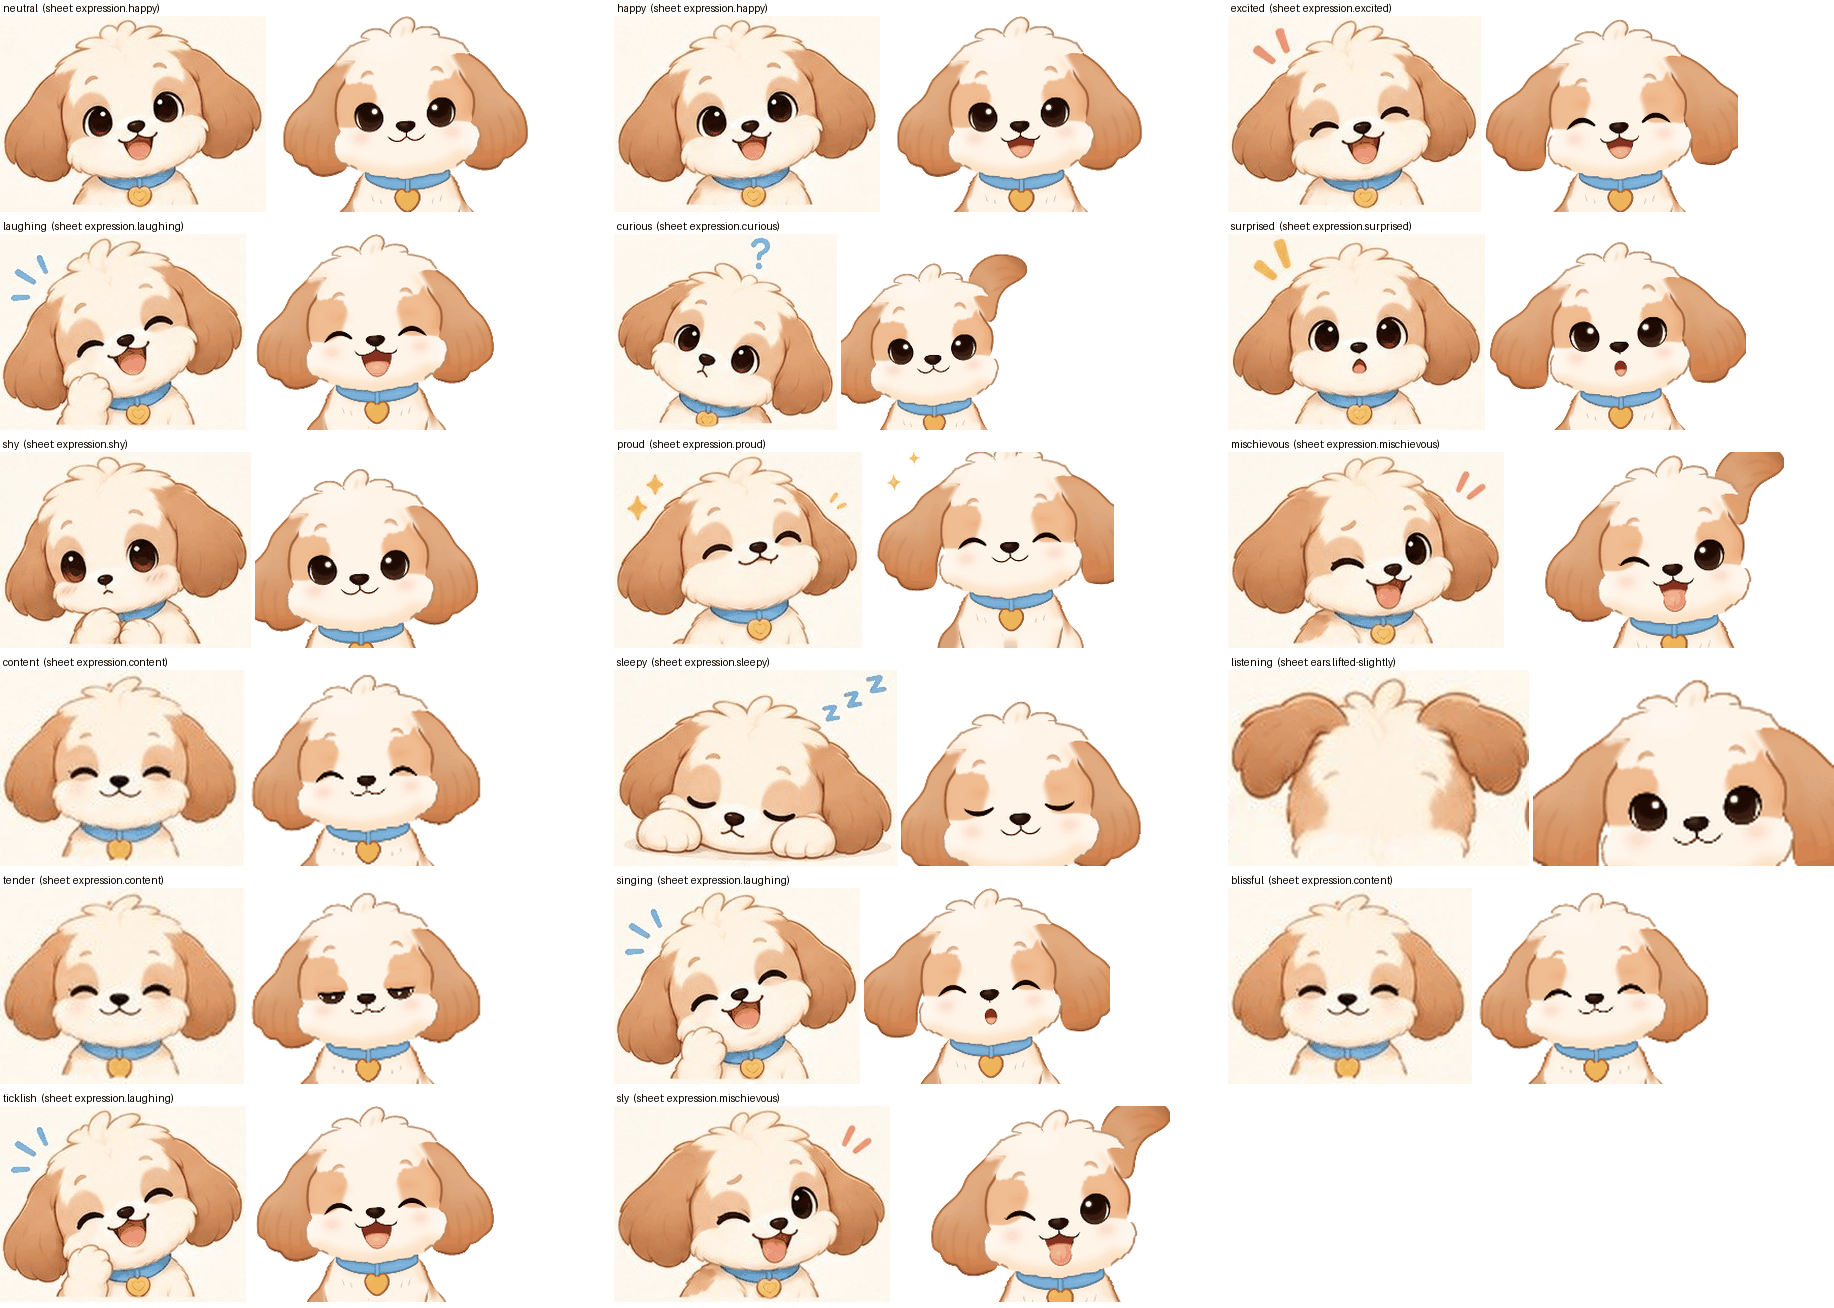

Source code (Python):
"""The face library's contact sheet, phone size: each face preset's front still beside its primary panel at the
panel's own scale, both drawn the same height and labelled. A panel with a face crop record (model.json's faceCrops)
places the render by its scale and its nose; Content, which has none, by the scale its crescents' spacing gives
(the render's are 49.9 pt apart) and its nose's dark blob. Neither is rolled: the panels' own tilt shows.

    python3 qa/phase3/faces/sheet.py <stills folder> <out.png>

<stills folder> holds a still per preset (runtime-web/lab/still.ts), named by the preset."""
import json
import sys
from pathlib import Path

import numpy as np
from PIL import Image, ImageDraw
from scipy import ndimage
from skimage import color

ROOT = Path(__file__).resolve().parents[3]
DOG = ROOT / "characters" / "dog"
PRESETS = ["neutral", "happy", "excited", "laughing", "curious", "surprised", "shy", "proud", "mischievous",
           "content", "sleepy", "listening", "tender", "singing", "blissful", "ticklish", "sly"]
# Each preset's primary panel: the first of presets.ts `crops`.
PRIMARY = {"neutral": "expressions.expression.happy", "happy": "expressions.expression.happy", "excited": "expressions.expression.excited",
           "laughing": "expressions.expression.laughing", "curious": "expressions.expression.curious", "surprised": "expressions.expression.surprised",
           "shy": "expressions.expression.shy", "proud": "expressions.expression.proud", "mischievous": "expressions.expression.mischievous",
           "content": "master.expression.content", "sleepy": "expressions.expression.sleepy", "listening": "expressions.ears.lifted-slightly",
           "tender": "master.expression.content", "singing": "expressions.expression.laughing", "blissful": "master.expression.content",
           "ticklish": "expressions.expression.laughing", "sly": "expressions.expression.mischievous"}
CRESCENTS_PT = 49.9  # the render's happy crescents, apart
HEIGHT = 196  # each tile's height on the sheet, px
COLS = 3


def dark_blobs(rgb):
    lab = color.rgb2lab(rgb / 255.0)
    mask = lab[..., 0] < 35
    labels, n = ndimage.label(mask)
    out = []
    for i in range(1, n + 1):
        ys, xs = np.nonzero(labels == i)
        if len(xs) >= 12:
            out.append((len(xs), xs.mean(), ys.mean()))
    return out


def placing(model, crop, rgb):
    """The panel's scale (pt per px) and the panel pixel its nose is on."""
    rec = model["faceCrops"].get(crop)
    if rec:
        anchors = rec["anchorsCropPx"]
        nose = anchors.get("nose", anchors["head.top"])
        return rec["ptPerCropPx"], np.array(nose, float) + 0.5, "nose" in anchors
    blobs = sorted(dark_blobs(rgb), key=lambda b: -b[0])[:3]
    nose = max(blobs, key=lambda b: b[2])
    eyes = sorted([b for b in blobs if b is not nose], key=lambda b: b[1])
    k = CRESCENTS_PT / abs(eyes[1][1] - eyes[0][1])
    return k, np.array([nose[1], nose[2]]) + 0.5, True


def render_tile(still, model, crop, k, nose_px, by_nose, shape):
    info = json.loads((still / "still.json").read_text())
    im = Image.open(still / "white.png").convert("RGB")
    ppp, (rx, ry) = info["ppp"], info["rootPx"]
    front = model["landmarks"]["front"]
    # The panel's pixel (u, v) shows model point anchor + k·((u, v) - panel's anchor).
    anchor = np.array(front["nose"] if by_nose else front["head.top"], float)
    h, w = shape
    x0, y0 = anchor - k * nose_px
    box = (rx + ppp * x0, ry + ppp * y0, rx + ppp * (x0 + k * w), ry + ppp * (y0 + k * h))
    return im.transform((w, h), Image.EXTENT, box, Image.BICUBIC, fillcolor=(255, 255, 255))


def main(stills, out):
    model = json.loads((DOG / "model.json").read_text())
    tiles = []
    for p in PRESETS:
        crop = PRIMARY[p]
        sheet = crop.split(".")[0]
        panel = Image.open(DOG / "ref" / "panels" / sheet / f"{crop}.png").convert("RGB")
        k, nose_px, by_nose = placing(model, crop, np.asarray(panel).astype(float))
        render = render_tile(Path(stills) / p, model, crop, k, nose_px, by_nose, (panel.height, panel.width))
        z = HEIGHT / panel.height
        size = (round(panel.width * z), HEIGHT)
        pair = Image.new("RGB", (size[0] * 2 + 4, HEIGHT + 16), "white")
        pair.paste(panel.resize(size, Image.LANCZOS), (0, 16))
        pair.paste(render.resize(size, Image.LANCZOS), (size[0] + 4, 16))
        ImageDraw.Draw(pair).text((3, 2), f"{p}  (sheet: {crop.split('.', 1)[1]})", fill=(0, 0, 0))
        tiles.append(pair)
    width = max(t.width for t in tiles)
    rows = (len(tiles) + COLS - 1) // COLS
    full = Image.new("RGB", (width * COLS + 8 * (COLS - 1), rows * (HEIGHT + 22)), "white")
    for i, t in enumerate(tiles):
        full.paste(t, ((i % COLS) * (width + 8), (i // COLS) * (HEIGHT + 22)))
    # 256 colours keep it small enough to open from a pull request on a phone.
    full.quantize(colors=256).save(out, optimize=True)
    print(out, full.size)


if __name__ == "__main__":
    main(sys.argv[1], sys.argv[2])
